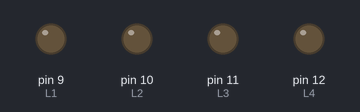
Bench run of a sketch on a simulated Arduino Uno, built with avr-gcc and run on an emulated ATmega328P. On the bench: output pins drawn as LEDs (lit = HIGH).

Above: at 0.1 s.
At 3.6 s:
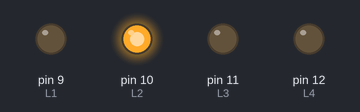
At 7.6 s:
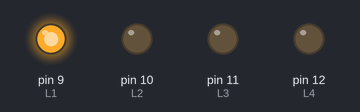
At 14.6 s:
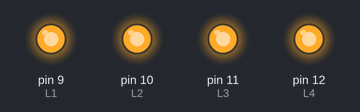
At 27.1 s:
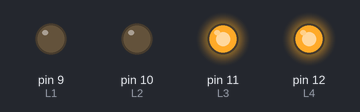
At 39.75 s:
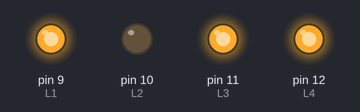
Timing chart, 0 to 40.0 s (numbered marks = the images above):
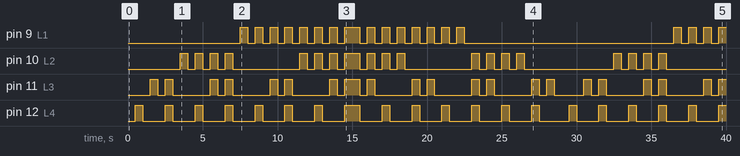

The sketch:

ExercicioLed4_BINARIO_INVERTIDO.ino
```cpp
int L4 = 12;
int L3 = 11;
int L2 = 10;
int L1 = 9;
int Velocidade=500;

void setup() {
  pinMode(L1, OUTPUT);
  pinMode(L2, OUTPUT);
  pinMode(L3, OUTPUT);
  pinMode(L4, OUTPUT);
}

void loop() {

  //0 0000
  digitalWrite(L1, LOW);
  digitalWrite(L2, LOW);
  digitalWrite(L3, LOW);
  digitalWrite(L4, LOW);

  delay(Velocidade);

  //1 0001
  digitalWrite(L1, LOW);
  digitalWrite(L2, LOW);
  digitalWrite(L3, LOW);
  digitalWrite(L4, HIGH);

  delay(Velocidade);

  digitalWrite(L1, LOW);
  digitalWrite(L2, LOW);
  digitalWrite(L3, LOW);
  digitalWrite(L4, LOW);

  delay(Velocidade);

  //2 0010
  digitalWrite(L1, LOW);
  digitalWrite(L2, LOW);
  digitalWrite(L3, HIGH);
  digitalWrite(L4, LOW);

  delay(Velocidade);

  digitalWrite(L1, LOW);
  digitalWrite(L2, LOW);
  digitalWrite(L3, LOW);
  digitalWrite(L4, LOW);

  delay(Velocidade);

  //3 0011
  digitalWrite(L1, LOW);
  digitalWrite(L2, LOW);
  digitalWrite(L3, HIGH);
  digitalWrite(L4, HIGH);

  delay(Velocidade);

  digitalWrite(L1, LOW);
  digitalWrite(L2, LOW);
  digitalWrite(L3, LOW);
  digitalWrite(L4, LOW);

  delay(Velocidade);

  //4 0100
  digitalWrite(L1, LOW);
  digitalWrite(L2, HIGH);
  digitalWrite(L3, LOW);
  digitalWrite(L4, LOW);

  delay(Velocidade);

  digitalWrite(L1, LOW);
  digitalWrite(L2, LOW);
  digitalWrite(L3, LOW);
  digitalWrite(L4, LOW);

  delay(Velocidade);

  //5 0101
  digitalWrite(L1, LOW);
  digitalWrite(L2, HIGH);
  digitalWrite(L3, LOW);
  digitalWrite(L4, HIGH);

  delay(Velocidade);

  digitalWrite(L1, LOW);
  digitalWrite(L2, LOW);
  digitalWrite(L3, LOW);
  digitalWrite(L4, LOW);

  delay(Velocidade);

  //6 0110
  digitalWrite(L1, LOW);
  digitalWrite(L2, HIGH);
  digitalWrite(L3, HIGH);
  digitalWrite(L4, LOW);

  delay(Velocidade);

  digitalWrite(L1, LOW);
  digitalWrite(L2, LOW);
  digitalWrite(L3, LOW);
  digitalWrite(L4, LOW);

  delay(Velocidade);

  //7 0111
  digitalWrite(L1, LOW);
  digitalWrite(L2, HIGH);
  digitalWrite(L3, HIGH);
  digitalWrite(L4, HIGH);

  delay(Velocidade);

  digitalWrite(L1, LOW);
  digitalWrite(L2, LOW);
  digitalWrite(L3, LOW);
  digitalWrite(L4, LOW);

  delay(Velocidade);

  //8 1000
  digitalWrite(L1, HIGH);
  digitalWrite(L2, LOW);
  digitalWrite(L3, LOW);
  digitalWrite(L4, LOW);

  delay(Velocidade);

  digitalWrite(L1, LOW);
  digitalWrite(L2, LOW);
  digitalWrite(L3, LOW);
  digitalWrite(L4, LOW);

  delay(Velocidade);

  //9 1001
  digitalWrite(L1, HIGH);
  digitalWrite(L2, LOW);
  digitalWrite(L3, LOW);
  digitalWrite(L4, HIGH);

  delay(Velocidade);

  digitalWrite(L1, LOW);
  digitalWrite(L2, LOW);
  digitalWrite(L3, LOW);
  digitalWrite(L4, LOW);

  delay(Velocidade);

  //10 1010
  digitalWrite(L1, HIGH);
  digitalWrite(L2, LOW);
  digitalWrite(L3, HIGH);
  digitalWrite(L4, LOW);

  delay(Velocidade);

  digitalWrite(L1, LOW);
  digitalWrite(L2, LOW);
  digitalWrite(L3, LOW);
  digitalWrite(L4, LOW);

  delay(Velocidade);

  //11 1011
  digitalWrite(L1, HIGH);
  digitalWrite(L2, LOW);
  digitalWrite(L3, HIGH);
  digitalWrite(L4, HIGH);

  delay(Velocidade);

  digitalWrite(L1, LOW);
  digitalWrite(L2, LOW);
  digitalWrite(L3, LOW);
  digitalWrite(L4, LOW);

  delay(Velocidade);

  //12 1100
  digitalWrite(L1, HIGH);
  digitalWrite(L2, HIGH);
  digitalWrite(L3, LOW);
  digitalWrite(L4, LOW);

  delay(Velocidade);

  digitalWrite(L1, LOW);
  digitalWrite(L2, LOW);
  digitalWrite(L3, LOW);
  digitalWrite(L4, LOW);

  delay(Velocidade);

  //13 1101
  digitalWrite(L1, HIGH);
  digitalWrite(L2, HIGH);
  digitalWrite(L3, LOW);
  digitalWrite(L4, HIGH);

  delay(Velocidade);

  digitalWrite(L1, LOW);
  digitalWrite(L2, LOW);
  digitalWrite(L3, LOW);
  digitalWrite(L4, LOW);

  delay(Velocidade);

  //14 1110
  digitalWrite(L1, HIGH);
  digitalWrite(L2, HIGH);
  digitalWrite(L3, HIGH);
  digitalWrite(L4, LOW);

  delay(Velocidade);

  digitalWrite(L1, LOW);
  digitalWrite(L2, LOW);
  digitalWrite(L3, LOW);
  digitalWrite(L4, LOW);

  delay(Velocidade);

  //15 1111
  digitalWrite(L1, HIGH);
  digitalWrite(L2, HIGH);
  digitalWrite(L3, HIGH);
  digitalWrite(L4, HIGH);

  //-----------------INVERTIDO-----------------


  delay(Velocidade);

  //15 1111
  digitalWrite(L1, HIGH);
  digitalWrite(L2, HIGH);
  digitalWrite(L3, HIGH);
  digitalWrite(L4, HIGH);


   delay(Velocidade);

  digitalWrite(L1, LOW);
  digitalWrite(L2, LOW);
  digitalWrite(L3, LOW);
  digitalWrite(L4, LOW);

  delay(Velocidade);
   //14 1110
  digitalWrite(L1, HIGH);
  digitalWrite(L2, HIGH);
  digitalWrite(L3, HIGH);
  digitalWrite(L4, LOW);

  delay(Velocidade);

  digitalWrite(L1, LOW);
  digitalWrite(L2, LOW);
  digitalWrite(L3, LOW);
  digitalWrite(L4, LOW);

  delay(Velocidade);

  //13 1101
  digitalWrite(L1, HIGH);
  digitalWrite(L2, HIGH);
  digitalWrite(L3, LOW);
  digitalWrite(L4, HIGH);

  delay(Velocidade);

  digitalWrite(L1, LOW);
  digitalWrite(L2, LOW);
  digitalWrite(L3, LOW);
  digitalWrite(L4, LOW);

  delay(Velocidade);

  //12 1100
  digitalWrite(L1, HIGH);
  digitalWrite(L2, HIGH);
  digitalWrite(L3, LOW);
  digitalWrite(L4, LOW);

   delay(Velocidade);

  digitalWrite(L1, LOW);
  digitalWrite(L2, LOW);
  digitalWrite(L3, LOW);
  digitalWrite(L4, LOW);

  delay(Velocidade);

  //11 1011
  digitalWrite(L1, HIGH);
  digitalWrite(L2, LOW);
  digitalWrite(L3, HIGH);
  digitalWrite(L4, HIGH);


  delay(Velocidade);

  digitalWrite(L1, LOW);
  digitalWrite(L2, LOW);
  digitalWrite(L3, LOW);
  digitalWrite(L4, LOW);

  delay(Velocidade);

   //10 1010
  digitalWrite(L1, HIGH);
  digitalWrite(L2, LOW);
  digitalWrite(L3, HIGH);
  digitalWrite(L4, LOW);

  delay(Velocidade);

  digitalWrite(L1, LOW);
  digitalWrite(L2, LOW);
  digitalWrite(L3, LOW);
  digitalWrite(L4, LOW);

  delay(Velocidade);

   //9 1001
  digitalWrite(L1, HIGH);
  digitalWrite(L2, LOW);
  digitalWrite(L3, LOW);
  digitalWrite(L4, HIGH);

  delay(Velocidade);

  digitalWrite(L1, LOW);
  digitalWrite(L2, LOW);
  digitalWrite(L3, LOW);
  digitalWrite(L4, LOW);

  delay(Velocidade);

   //8 1000
  digitalWrite(L1, HIGH);
  digitalWrite(L2, LOW);
  digitalWrite(L3, LOW);
  digitalWrite(L4, LOW);

   delay(Velocidade);

  digitalWrite(L1, LOW);
  digitalWrite(L2, LOW);
  digitalWrite(L3, LOW);
  digitalWrite(L4, LOW);

  delay(Velocidade);

  //7 0111
  digitalWrite(L1, LOW);
  digitalWrite(L2, HIGH);
  digitalWrite(L3, HIGH);
  digitalWrite(L4, HIGH);

  delay(Velocidade);

  digitalWrite(L1, LOW);
  digitalWrite(L2, LOW);
  digitalWrite(L3, LOW);
  digitalWrite(L4, LOW);

  delay(Velocidade);

  //6 0110
  digitalWrite(L1, LOW);
  digitalWrite(L2, HIGH);
  digitalWrite(L3, HIGH);
  digitalWrite(L4, LOW);

  delay(Velocidade);

  digitalWrite(L1, LOW);
  digitalWrite(L2, LOW);
  digitalWrite(L3, LOW);
  digitalWrite(L4, LOW);

  delay(Velocidade);

   //5 0101
  digitalWrite(L1, LOW);
  digitalWrite(L2, HIGH);
  digitalWrite(L3, LOW);
  digitalWrite(L4, HIGH);

  delay(Velocidade);

  digitalWrite(L1, LOW);
  digitalWrite(L2, LOW);
  digitalWrite(L3, LOW);
  digitalWrite(L4, LOW);

  delay(Velocidade);

  //4 0100
  digitalWrite(L1, LOW);
  digitalWrite(L2, HIGH);
  digitalWrite(L3, LOW);
  digitalWrite(L4, LOW);

  delay(Velocidade);

  digitalWrite(L1, LOW);
  digitalWrite(L2, LOW);
  digitalWrite(L3, LOW);
  digitalWrite(L4, LOW);

  delay(Velocidade);

  //3 0011
  digitalWrite(L1, LOW);
  digitalWrite(L2, LOW);
  digitalWrite(L3, HIGH);
  digitalWrite(L4, HIGH);

  delay(Velocidade);

  digitalWrite(L1, LOW);
  digitalWrite(L2, LOW);
  digitalWrite(L3, LOW);
  digitalWrite(L4, LOW);

  delay(Velocidade);

  //2 0010
  digitalWrite(L1, LOW);
  digitalWrite(L2, LOW);
  digitalWrite(L3, HIGH);
  digitalWrite(L4, LOW);

    delay(Velocidade);

  digitalWrite(L1, LOW);
  digitalWrite(L2, LOW);
  digitalWrite(L3, LOW);
  digitalWrite(L4, LOW);

    delay(Velocidade);

  //1 0001
  digitalWrite(L1, LOW);
  digitalWrite(L2, LOW);
  digitalWrite(L3, LOW);
  digitalWrite(L4, HIGH);

   //0 0000
  digitalWrite(L1, LOW);
  digitalWrite(L2, LOW);
  digitalWrite(L3, LOW);
  digitalWrite(L4, LOW);


}
```

Measured:
- by itself, pin 10 (L2): LOW → HIGH at 3.5 s, → LOW 0.50 s later, → HIGH 0.50 s later, → LOW 0.50 s later, … (38 changes in this stretch)
- by itself, pin 11 (L3): LOW → HIGH at 1.5 s, → LOW 0.50 s later, → HIGH 0.50 s later, → LOW 0.50 s later, … (41 changes in this stretch)
- by itself, pin 12 (L4): goes 7 × (HIGH 0.50 s, LOW 1.5 s), HIGH 1.0 s, 6 × (LOW 1.5 s, HIGH 0.50 s), LOW 2.0 s, 5 × (HIGH 0.50 s, LOW 1.5 s), then HIGH
- by itself, pin 9 (L1): goes 7 × (HIGH 0.50 s, LOW 0.50 s), HIGH 1.0 s, 7 × (LOW 0.50 s, HIGH 0.50 s), LOW 14.0 s, 3 × (HIGH 0.50 s, LOW 0.50 s), then HIGH
